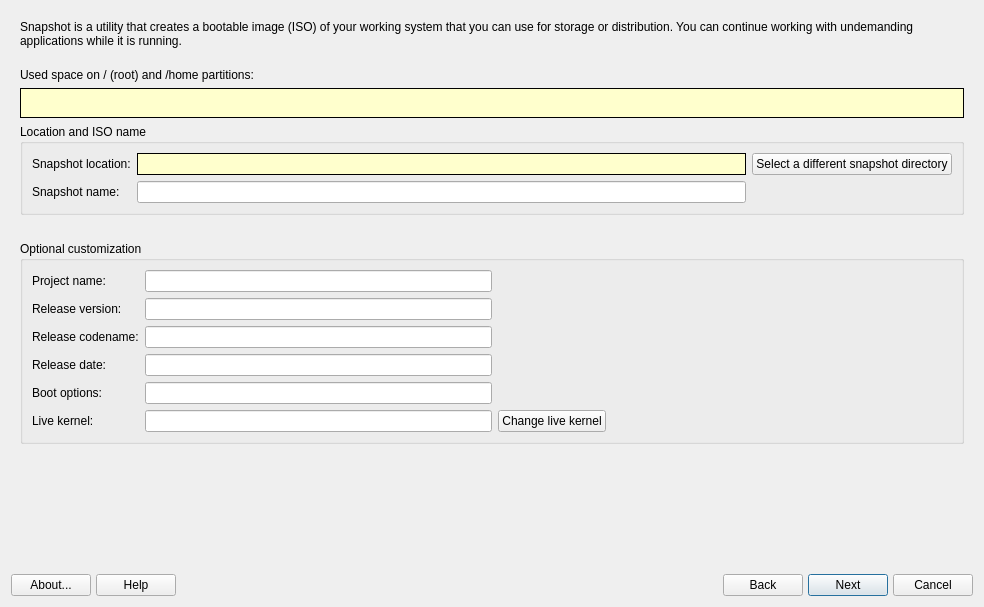
<?xml version="1.0" encoding="UTF-8"?>
<ui version="4.0">
 <class>MainWindow</class>
 <widget class="QDialog" name="MainWindow">
  <property name="geometry">
   <rect>
    <x>0</x>
    <y>0</y>
    <width>984</width>
    <height>607</height>
   </rect>
  </property>
  <property name="windowTitle">
   <string>MX Snapshot</string>
  </property>
  <layout class="QVBoxLayout" name="verticalLayout">
   <item>
    <widget class="QStackedWidget" name="stackedWidget">
     <property name="frameShadow">
      <enum>QFrame::Plain</enum>
     </property>
     <property name="currentIndex">
      <number>0</number>
     </property>
     <widget class="QWidget" name="selectionPage">
      <layout class="QGridLayout" name="gridLayout_2">
       <item row="14" column="0" colspan="2">
        <widget class="QGroupBox" name="groupBox">
         <property name="cursor">
          <cursorShape>ArrowCursor</cursorShape>
         </property>
         <property name="title">
          <string>Optional customization</string>
         </property>
         <property name="checkable">
          <bool>false</bool>
         </property>
         <layout class="QGridLayout" name="gridLayout_6">
          <item row="5" column="0">
           <widget class="QLabel" name="labelDate">
            <property name="text">
             <string>Release date:</string>
            </property>
           </widget>
          </item>
          <item row="4" column="0">
           <widget class="QLabel" name="labelCodeName">
            <property name="text">
             <string>Release codename:</string>
            </property>
           </widget>
          </item>
          <item row="7" column="0">
           <widget class="QLabel" name="labelKernel">
            <property name="text">
             <string>Live kernel:</string>
            </property>
           </widget>
          </item>
          <item row="7" column="1">
           <widget class="QLineEdit" name="textKernel">
            <property name="cursor">
             <cursorShape>ArrowCursor</cursorShape>
            </property>
            <property name="mouseTracking">
             <bool>false</bool>
            </property>
            <property name="focusPolicy">
             <enum>Qt::NoFocus</enum>
            </property>
            <property name="acceptDrops">
             <bool>false</bool>
            </property>
            <property name="autoFillBackground">
             <bool>false</bool>
            </property>
            <property name="text">
             <string notr="true"/>
            </property>
            <property name="frame">
             <bool>true</bool>
            </property>
            <property name="dragEnabled">
             <bool>false</bool>
            </property>
            <property name="readOnly">
             <bool>true</bool>
            </property>
            <property name="placeholderText">
             <string/>
            </property>
           </widget>
          </item>
          <item row="6" column="0">
           <widget class="QLabel" name="labelOptions">
            <property name="text">
             <string>Boot options:</string>
            </property>
           </widget>
          </item>
          <item row="5" column="1">
           <widget class="QLineEdit" name="textReleaseDate">
            <property name="text">
             <string notr="true"/>
            </property>
           </widget>
          </item>
          <item row="0" column="1">
           <widget class="QLineEdit" name="textProjectName">
            <property name="text">
             <string notr="true"/>
            </property>
           </widget>
          </item>
          <item row="4" column="1">
           <widget class="QLineEdit" name="textCodename">
            <property name="text">
             <string notr="true"/>
            </property>
           </widget>
          </item>
          <item row="6" column="1">
           <widget class="QLineEdit" name="textOptions">
            <property name="sizePolicy">
             <sizepolicy hsizetype="Expanding" vsizetype="Fixed">
              <horstretch>0</horstretch>
              <verstretch>0</verstretch>
             </sizepolicy>
            </property>
            <property name="text">
             <string notr="true"/>
            </property>
           </widget>
          </item>
          <item row="2" column="1">
           <widget class="QLineEdit" name="textDistroVersion">
            <property name="text">
             <string notr="true"/>
            </property>
           </widget>
          </item>
          <item row="2" column="0">
           <widget class="QLabel" name="labelDistro">
            <property name="text">
             <string>Release version:</string>
            </property>
           </widget>
          </item>
          <item row="7" column="3">
           <spacer name="horizontalSpacer_4">
            <property name="orientation">
             <enum>Qt::Horizontal</enum>
            </property>
            <property name="sizeHint" stdset="0">
             <size>
              <width>40</width>
              <height>20</height>
             </size>
            </property>
           </spacer>
          </item>
          <item row="7" column="2">
           <widget class="QPushButton" name="btnKernel">
            <property name="cursor">
             <cursorShape>PointingHandCursor</cursorShape>
            </property>
            <property name="text">
             <string>Change live kernel</string>
            </property>
           </widget>
          </item>
          <item row="0" column="0">
           <widget class="QLabel" name="labelProjectName">
            <property name="text">
             <string>Project name:</string>
            </property>
           </widget>
          </item>
         </layout>
        </widget>
       </item>
       <item row="15" column="0" colspan="2">
        <spacer name="verticalSpacer">
         <property name="orientation">
          <enum>Qt::Vertical</enum>
         </property>
         <property name="sizeHint" stdset="0">
          <size>
           <width>20</width>
           <height>0</height>
          </size>
         </property>
        </spacer>
       </item>
       <item row="0" column="0" colspan="2">
        <widget class="QLabel" name="labelIntro">
         <property name="sizePolicy">
          <sizepolicy hsizetype="Preferred" vsizetype="Preferred">
           <horstretch>0</horstretch>
           <verstretch>0</verstretch>
          </sizepolicy>
         </property>
         <property name="text">
          <string>&lt;html&gt;&lt;head/&gt;&lt;body&gt;&lt;p&gt;Snapshot is a utility that creates a bootable image (ISO) of your working system that you can use for storage or distribution. You can continue working with undemanding applications while it is running.&lt;br/&gt;&lt;/p&gt;&lt;/body&gt;&lt;/html&gt;</string>
         </property>
         <property name="wordWrap">
          <bool>true</bool>
         </property>
        </widget>
       </item>
       <item row="1" column="0" colspan="2">
        <widget class="QLabel" name="labelCurrentSpace">
         <property name="text">
          <string>Used space on / (root) and /home partitions:</string>
         </property>
         <property name="wordWrap">
          <bool>true</bool>
         </property>
        </widget>
       </item>
       <item row="3" column="0" colspan="2">
        <widget class="QGroupBox" name="groupBox_2">
         <property name="title">
          <string>Location and ISO name</string>
         </property>
         <layout class="QGridLayout" name="gridLayout_7">
          <item row="1" column="1">
           <widget class="QLineEdit" name="lineEditName"/>
          </item>
          <item row="0" column="1">
           <widget class="QLabel" name="labelSnapshotDir">
            <property name="styleSheet">
             <string notr="true">background-color: rgb(255, 255, 205);
border-color: rgb(0, 0, 0);
color: rgb(0, 0, 0);</string>
            </property>
            <property name="frameShape">
             <enum>QFrame::Box</enum>
            </property>
            <property name="text">
             <string/>
            </property>
            <property name="wordWrap">
             <bool>true</bool>
            </property>
           </widget>
          </item>
          <item row="0" column="0">
           <widget class="QLabel" name="labelLocation">
            <property name="text">
             <string>Snapshot location:</string>
            </property>
           </widget>
          </item>
          <item row="0" column="2">
           <widget class="QPushButton" name="btnSelectSnapshot">
            <property name="cursor">
             <cursorShape>PointingHandCursor</cursorShape>
            </property>
            <property name="text">
             <string>Select a different snapshot directory</string>
            </property>
            <property name="icon">
             <iconset theme="cursor-arrow">
              <normaloff>.</normaloff>.</iconset>
            </property>
           </widget>
          </item>
          <item row="1" column="0">
           <widget class="QLabel" name="labelIsoName">
            <property name="text">
             <string>Snapshot name:</string>
            </property>
           </widget>
          </item>
         </layout>
        </widget>
       </item>
       <item row="5" column="0" colspan="2">
        <widget class="QLabel" name="labelDiskSpaceHelp">
         <property name="text">
          <string/>
         </property>
         <property name="wordWrap">
          <bool>true</bool>
         </property>
        </widget>
       </item>
       <item row="2" column="0" colspan="2">
        <widget class="QFrame" name="frame_2">
         <property name="frameShape">
          <enum>QFrame::Box</enum>
         </property>
         <property name="frameShadow">
          <enum>QFrame::Plain</enum>
         </property>
         <layout class="QVBoxLayout" name="verticalLayout_4">
          <property name="spacing">
           <number>0</number>
          </property>
          <property name="leftMargin">
           <number>0</number>
          </property>
          <property name="topMargin">
           <number>0</number>
          </property>
          <property name="rightMargin">
           <number>0</number>
          </property>
          <property name="bottomMargin">
           <number>0</number>
          </property>
          <item>
           <widget class="QLabel" name="labelUsedSpace">
            <property name="sizePolicy">
             <sizepolicy hsizetype="Preferred" vsizetype="Preferred">
              <horstretch>0</horstretch>
              <verstretch>0</verstretch>
             </sizepolicy>
            </property>
            <property name="autoFillBackground">
             <bool>false</bool>
            </property>
            <property name="styleSheet">
             <string notr="true">background-color: rgb(255, 255, 205);
border-color: rgb(0, 0, 0);
color: rgb(0, 0, 0);</string>
            </property>
            <property name="frameShape">
             <enum>QFrame::NoFrame</enum>
            </property>
            <property name="text">
             <string/>
            </property>
            <property name="textFormat">
             <enum>Qt::PlainText</enum>
            </property>
            <property name="wordWrap">
             <bool>true</bool>
            </property>
           </widget>
          </item>
          <item>
           <widget class="QLabel" name="labelFreeSpace">
            <property name="styleSheet">
             <string notr="true">background-color: rgb(255, 255, 205);
border-color: rgb(0, 0, 0);
color: rgb(0, 0, 0);</string>
            </property>
            <property name="frameShape">
             <enum>QFrame::NoFrame</enum>
            </property>
            <property name="text">
             <string/>
            </property>
            <property name="textFormat">
             <enum>Qt::PlainText</enum>
            </property>
            <property name="wordWrap">
             <bool>true</bool>
            </property>
           </widget>
          </item>
         </layout>
        </widget>
       </item>
      </layout>
     </widget>
     <widget class="QWidget" name="settingsPage">
      <layout class="QGridLayout" name="gridLayout_4">
       <item row="0" column="0" colspan="4">
        <widget class="QLabel" name="labelTitleSummary">
         <property name="text">
          <string notr="true">TextLabel</string>
         </property>
         <property name="wordWrap">
          <bool>true</bool>
         </property>
        </widget>
       </item>
       <item row="11" column="0" colspan="4">
        <widget class="Line" name="line">
         <property name="orientation">
          <enum>Qt::Horizontal</enum>
         </property>
        </widget>
       </item>
       <item row="4" column="0" colspan="4">
        <widget class="QLabel" name="labelExclude">
         <property name="text">
          <string>You can also exclude certain directories by ticking the common choices below, or by clicking on the button to directly edit /etc/mx-snapshot-exclude.list.</string>
         </property>
         <property name="wordWrap">
          <bool>true</bool>
         </property>
        </widget>
       </item>
       <item row="7" column="0" colspan="4">
        <widget class="Line" name="line_5">
         <property name="orientation">
          <enum>Qt::Horizontal</enum>
         </property>
        </widget>
       </item>
       <item row="3" column="0" colspan="4">
        <widget class="Line" name="line_2">
         <property name="orientation">
          <enum>Qt::Horizontal</enum>
         </property>
        </widget>
       </item>
       <item row="1" column="0" colspan="4">
        <widget class="QLabel" name="labelSummary">
         <property name="styleSheet">
          <string notr="true">background-color: rgb(255, 255, 205);
border-color: rgb(0, 0, 0);
color: rgb(0, 0, 0);</string>
         </property>
         <property name="frameShape">
          <enum>QFrame::Box</enum>
         </property>
         <property name="text">
          <string notr="true">TextLabel</string>
         </property>
         <property name="wordWrap">
          <bool>true</bool>
         </property>
        </widget>
       </item>
       <item row="5" column="0" colspan="4">
        <widget class="QFrame" name="frame">
         <property name="frameShape">
          <enum>QFrame::StyledPanel</enum>
         </property>
         <property name="frameShadow">
          <enum>QFrame::Sunken</enum>
         </property>
         <property name="lineWidth">
          <number>0</number>
         </property>
         <property name="midLineWidth">
          <number>1</number>
         </property>
         <layout class="QGridLayout" name="gridLayout">
          <item row="2" column="0">
           <widget class="QCheckBox" name="excludeNetworks">
            <property name="cursor">
             <cursorShape>PointingHandCursor</cursorShape>
            </property>
            <property name="statusTip">
             <string>exclude network configurations</string>
            </property>
            <property name="text">
             <string>Networks</string>
            </property>
           </widget>
          </item>
          <item row="3" column="0">
           <widget class="QCheckBox" name="excludeAll">
            <property name="cursor">
             <cursorShape>PointingHandCursor</cursorShape>
            </property>
            <property name="text">
             <string>All of the above</string>
            </property>
           </widget>
          </item>
          <item row="1" column="1">
           <widget class="QCheckBox" name="excludePictures">
            <property name="cursor">
             <cursorShape>PointingHandCursor</cursorShape>
            </property>
            <property name="text">
             <string>Pictures</string>
            </property>
           </widget>
          </item>
          <item row="2" column="1">
           <widget class="QCheckBox" name="excludeSteam">
            <property name="cursor">
             <cursorShape>PointingHandCursor</cursorShape>
            </property>
            <property name="text">
             <string notr="true">Steam</string>
            </property>
            <property name="checked">
             <bool>false</bool>
            </property>
           </widget>
          </item>
          <item row="0" column="2">
           <widget class="QCheckBox" name="excludeDesktop">
            <property name="cursor">
             <cursorShape>PointingHandCursor</cursorShape>
            </property>
            <property name="text">
             <string>Desktop</string>
            </property>
           </widget>
          </item>
          <item row="2" column="2">
           <widget class="QCheckBox" name="excludeVirtualBox">
            <property name="cursor">
             <cursorShape>PointingHandCursor</cursorShape>
            </property>
            <property name="text">
             <string notr="true">VirtualBox</string>
            </property>
            <property name="checked">
             <bool>false</bool>
            </property>
           </widget>
          </item>
          <item row="1" column="0">
           <widget class="QCheckBox" name="excludeMusic">
            <property name="cursor">
             <cursorShape>PointingHandCursor</cursorShape>
            </property>
            <property name="text">
             <string>Music</string>
            </property>
           </widget>
          </item>
          <item row="0" column="1">
           <widget class="QCheckBox" name="excludeDownloads">
            <property name="cursor">
             <cursorShape>PointingHandCursor</cursorShape>
            </property>
            <property name="text">
             <string>Downloads</string>
            </property>
           </widget>
          </item>
          <item row="1" column="2">
           <widget class="QCheckBox" name="excludeVideos">
            <property name="cursor">
             <cursorShape>PointingHandCursor</cursorShape>
            </property>
            <property name="text">
             <string>Videos</string>
            </property>
           </widget>
          </item>
          <item row="0" column="0">
           <widget class="QCheckBox" name="excludeDocuments">
            <property name="cursor">
             <cursorShape>PointingHandCursor</cursorShape>
            </property>
            <property name="text">
             <string>Documents</string>
            </property>
           </widget>
          </item>
         </layout>
        </widget>
       </item>
       <item row="2" column="0">
        <spacer name="verticalSpacer_3">
         <property name="orientation">
          <enum>Qt::Vertical</enum>
         </property>
         <property name="sizeType">
          <enum>QSizePolicy::Fixed</enum>
         </property>
         <property name="sizeHint" stdset="0">
          <size>
           <width>20</width>
           <height>10</height>
          </size>
         </property>
        </spacer>
       </item>
       <item row="13" column="0" colspan="4">
        <widget class="QFrame" name="frame_3">
         <property name="frameShape">
          <enum>QFrame::StyledPanel</enum>
         </property>
         <property name="frameShadow">
          <enum>QFrame::Plain</enum>
         </property>
         <property name="lineWidth">
          <number>0</number>
         </property>
         <layout class="QGridLayout" name="gridLayout_3" rowstretch="0,0,0,0,0">
          <item row="2" column="1">
           <widget class="QLabel" name="label">
            <property name="text">
             <string>Type of snapshot:</string>
            </property>
           </widget>
          </item>
          <item row="3" column="1">
           <widget class="QRadioButton" name="radioPersonal">
            <property name="cursor">
             <cursorShape>PointingHandCursor</cursorShape>
            </property>
            <property name="text">
             <string>Preserving accounts (for personal backup)</string>
            </property>
            <property name="checked">
             <bool>true</bool>
            </property>
           </widget>
          </item>
          <item row="4" column="1">
           <widget class="QRadioButton" name="radioRespin">
            <property name="cursor">
             <cursorShape>PointingHandCursor</cursorShape>
            </property>
            <property name="toolTip">
             <string>&lt;html&gt;&lt;head/&gt;&lt;body&gt;&lt;p&gt;This option will reset &amp;quot;demo&amp;quot; and &amp;quot;root&amp;quot; passwords to the MX Linux defaults and will not copy any personal accounts created.&lt;/p&gt;&lt;/body&gt;&lt;/html&gt;</string>
            </property>
            <property name="text">
             <string>Resetting accounts (for distribution to others)</string>
            </property>
           </widget>
          </item>
          <item row="3" column="2">
           <spacer name="horizontalSpacer">
            <property name="orientation">
             <enum>Qt::Horizontal</enum>
            </property>
            <property name="sizeHint" stdset="0">
             <size>
              <width>40</width>
              <height>20</height>
             </size>
            </property>
           </spacer>
          </item>
         </layout>
        </widget>
       </item>
       <item row="6" column="0">
        <widget class="QPushButton" name="btnEditExclude">
         <property name="sizePolicy">
          <sizepolicy hsizetype="Maximum" vsizetype="Fixed">
           <horstretch>0</horstretch>
           <verstretch>0</verstretch>
          </sizepolicy>
         </property>
         <property name="cursor">
          <cursorShape>PointingHandCursor</cursorShape>
         </property>
         <property name="text">
          <string>Edit Exclusion File</string>
         </property>
         <property name="icon">
          <iconset theme="edit">
           <normaloff>.</normaloff>.</iconset>
         </property>
        </widget>
       </item>
       <item row="14" column="0" colspan="4">
        <spacer name="verticalSpacer_2">
         <property name="orientation">
          <enum>Qt::Vertical</enum>
         </property>
         <property name="sizeHint" stdset="0">
          <size>
           <width>20</width>
           <height>0</height>
          </size>
         </property>
        </spacer>
       </item>
       <item row="8" column="0" colspan="4">
        <widget class="QFrame" name="frame_4">
         <property name="frameShape">
          <enum>QFrame::StyledPanel</enum>
         </property>
         <property name="frameShadow">
          <enum>QFrame::Plain</enum>
         </property>
         <property name="lineWidth">
          <number>0</number>
         </property>
         <layout class="QGridLayout" name="gridLayout_5">
          <item row="1" column="1" colspan="3">
           <widget class="QComboBox" name="cbCompression">
            <property name="cursor">
             <cursorShape>PointingHandCursor</cursorShape>
            </property>
           </widget>
          </item>
          <item row="3" column="3">
           <widget class="QCheckBox" name="checkSha512">
            <property name="cursor">
             <cursorShape>PointingHandCursor</cursorShape>
            </property>
            <property name="text">
             <string>sha512</string>
            </property>
           </widget>
          </item>
          <item row="1" column="6">
           <widget class="QSpinBox" name="spinCPU">
            <property name="minimumSize">
             <size>
              <width>60</width>
              <height>0</height>
             </size>
            </property>
            <property name="minimum">
             <number>1</number>
            </property>
            <property name="maximum">
             <number>999</number>
            </property>
           </widget>
          </item>
          <item row="3" column="5">
           <widget class="QLabel" name="labelThrottle">
            <property name="toolTip">
             <string>Throttle the I/O input rate by the given percentage.</string>
            </property>
            <property name="lineWidth">
             <number>1</number>
            </property>
            <property name="text">
             <string>I/O throttle:</string>
            </property>
           </widget>
          </item>
          <item row="3" column="0">
           <widget class="QLabel" name="labelChecksums">
            <property name="text">
             <string>Calculate checksums:</string>
            </property>
           </widget>
          </item>
          <item row="1" column="0">
           <widget class="QLabel" name="labelCompression">
            <property name="text">
             <string>ISO compression scheme:</string>
            </property>
           </widget>
          </item>
          <item row="1" column="5">
           <widget class="QLabel" name="labelCPUs">
            <property name="text">
             <string>Number of CPU cores to use:</string>
            </property>
           </widget>
          </item>
          <item row="3" column="1">
           <widget class="QCheckBox" name="checkMd5">
            <property name="cursor">
             <cursorShape>PointingHandCursor</cursorShape>
            </property>
            <property name="text">
             <string>md5</string>
            </property>
           </widget>
          </item>
          <item row="3" column="6">
           <widget class="QSpinBox" name="spinThrottle"/>
          </item>
          <item row="0" column="0">
           <widget class="QLabel" name="labelOptions_2">
            <property name="text">
             <string>Options:</string>
            </property>
           </widget>
          </item>
          <item row="1" column="4">
           <spacer name="horizontalSpacer_2">
            <property name="orientation">
             <enum>Qt::Horizontal</enum>
            </property>
            <property name="sizeType">
             <enum>QSizePolicy::Minimum</enum>
            </property>
            <property name="sizeHint" stdset="0">
             <size>
              <width>30</width>
              <height>20</height>
             </size>
            </property>
           </spacer>
          </item>
          <item row="1" column="7">
           <spacer name="horizontalSpacer_3">
            <property name="orientation">
             <enum>Qt::Horizontal</enum>
            </property>
            <property name="sizeHint" stdset="0">
             <size>
              <width>40</width>
              <height>20</height>
             </size>
            </property>
           </spacer>
          </item>
         </layout>
        </widget>
       </item>
      </layout>
     </widget>
     <widget class="QWidget" name="outputPage">
      <layout class="QVBoxLayout" name="verticalLayout_2">
       <item>
        <widget class="QTextEdit" name="outputBox">
         <property name="undoRedoEnabled">
          <bool>false</bool>
         </property>
         <property name="lineWrapMode">
          <enum>QTextEdit::NoWrap</enum>
         </property>
         <property name="readOnly">
          <bool>true</bool>
         </property>
         <property name="html">
          <string notr="true">&lt;!DOCTYPE HTML PUBLIC &quot;-//W3C//DTD HTML 4.0//EN&quot; &quot;http://www.w3.org/TR/REC-html40/strict.dtd&quot;&gt;
&lt;html&gt;&lt;head&gt;&lt;meta name=&quot;qrichtext&quot; content=&quot;1&quot; /&gt;&lt;style type=&quot;text/css&quot;&gt;
p, li { white-space: pre-wrap; }
&lt;/style&gt;&lt;/head&gt;&lt;body style=&quot; font-family:'Noto Sans'; font-size:10.5pt; font-weight:400; font-style:normal;&quot;&gt;
&lt;p style=&quot;-qt-paragraph-type:empty; margin-top:0px; margin-bottom:0px; margin-left:0px; margin-right:0px; -qt-block-indent:0; text-indent:0px;&quot;&gt;&lt;br /&gt;&lt;/p&gt;&lt;/body&gt;&lt;/html&gt;</string>
         </property>
         <property name="overwriteMode">
          <bool>true</bool>
         </property>
         <property name="acceptRichText">
          <bool>false</bool>
         </property>
         <property name="textInteractionFlags">
          <set>Qt::TextSelectableByMouse</set>
         </property>
         <property name="placeholderText">
          <string notr="true"/>
         </property>
        </widget>
       </item>
       <item>
        <widget class="QLabel" name="outputLabel">
         <property name="text">
          <string/>
         </property>
         <property name="wordWrap">
          <bool>true</bool>
         </property>
        </widget>
       </item>
       <item>
        <widget class="QProgressBar" name="progressBar">
         <property name="maximum">
          <number>100</number>
         </property>
         <property name="value">
          <number>0</number>
         </property>
         <property name="textVisible">
          <bool>false</bool>
         </property>
        </widget>
       </item>
      </layout>
     </widget>
    </widget>
   </item>
   <item>
    <layout class="QGridLayout" name="buttonBar" columnstretch="0,0,0,0,0,0,0,0,0,0,0,0,0">
     <property name="sizeConstraint">
      <enum>QLayout::SetDefaultConstraint</enum>
     </property>
     <property name="leftMargin">
      <number>0</number>
     </property>
     <property name="topMargin">
      <number>0</number>
     </property>
     <property name="rightMargin">
      <number>0</number>
     </property>
     <property name="bottomMargin">
      <number>0</number>
     </property>
     <property name="spacing">
      <number>5</number>
     </property>
     <item row="0" column="10">
      <widget class="QPushButton" name="btnNext">
       <property name="sizePolicy">
        <sizepolicy hsizetype="Minimum" vsizetype="Preferred">
         <horstretch>0</horstretch>
         <verstretch>0</verstretch>
        </sizepolicy>
       </property>
       <property name="cursor">
        <cursorShape>PointingHandCursor</cursorShape>
       </property>
       <property name="text">
        <string>Next</string>
       </property>
       <property name="icon">
        <iconset theme="go-next">
         <normaloff>.</normaloff>.</iconset>
       </property>
       <property name="shortcut">
        <string/>
       </property>
       <property name="autoDefault">
        <bool>true</bool>
       </property>
       <property name="default">
        <bool>true</bool>
       </property>
      </widget>
     </item>
     <item row="0" column="5">
      <spacer name="horizontalSpacer1">
       <property name="orientation">
        <enum>Qt::Horizontal</enum>
       </property>
       <property name="sizeType">
        <enum>QSizePolicy::Expanding</enum>
       </property>
       <property name="sizeHint" stdset="0">
        <size>
         <width>100</width>
         <height>20</height>
        </size>
       </property>
      </spacer>
     </item>
     <item row="0" column="3">
      <widget class="QPushButton" name="btnHelp">
       <property name="sizePolicy">
        <sizepolicy hsizetype="Minimum" vsizetype="Preferred">
         <horstretch>0</horstretch>
         <verstretch>0</verstretch>
        </sizepolicy>
       </property>
       <property name="cursor">
        <cursorShape>PointingHandCursor</cursorShape>
       </property>
       <property name="toolTip">
        <string>Display help </string>
       </property>
       <property name="text">
        <string>Help</string>
       </property>
       <property name="icon">
        <iconset theme="help-contents">
         <normaloff>.</normaloff>.</iconset>
       </property>
       <property name="shortcut">
        <string>Alt+H</string>
       </property>
      </widget>
     </item>
     <item row="0" column="1">
      <widget class="QPushButton" name="btnAbout">
       <property name="sizePolicy">
        <sizepolicy hsizetype="Minimum" vsizetype="Preferred">
         <horstretch>0</horstretch>
         <verstretch>0</verstretch>
        </sizepolicy>
       </property>
       <property name="cursor">
        <cursorShape>PointingHandCursor</cursorShape>
       </property>
       <property name="toolTip">
        <string>About this application</string>
       </property>
       <property name="text">
        <string>About...</string>
       </property>
       <property name="icon">
        <iconset theme="help-about">
         <normaloff>.</normaloff>.</iconset>
       </property>
       <property name="shortcut">
        <string>Alt+B</string>
       </property>
       <property name="autoDefault">
        <bool>true</bool>
       </property>
      </widget>
     </item>
     <item row="0" column="9">
      <widget class="QPushButton" name="btnBack">
       <property name="sizePolicy">
        <sizepolicy hsizetype="Minimum" vsizetype="Preferred">
         <horstretch>0</horstretch>
         <verstretch>0</verstretch>
        </sizepolicy>
       </property>
       <property name="cursor">
        <cursorShape>PointingHandCursor</cursorShape>
       </property>
       <property name="text">
        <string>Back</string>
       </property>
       <property name="icon">
        <iconset theme="go-previous">
         <normaloff>.</normaloff>.</iconset>
       </property>
      </widget>
     </item>
     <item row="0" column="12">
      <widget class="QPushButton" name="btnCancel">
       <property name="sizePolicy">
        <sizepolicy hsizetype="Minimum" vsizetype="Preferred">
         <horstretch>0</horstretch>
         <verstretch>0</verstretch>
        </sizepolicy>
       </property>
       <property name="cursor">
        <cursorShape>PointingHandCursor</cursorShape>
       </property>
       <property name="toolTip">
        <string>Quit application</string>
       </property>
       <property name="text">
        <string>Cancel</string>
       </property>
       <property name="icon">
        <iconset theme="window-close">
         <normaloff>.</normaloff>.</iconset>
       </property>
       <property name="shortcut">
        <string>Alt+N</string>
       </property>
       <property name="autoDefault">
        <bool>true</bool>
       </property>
      </widget>
     </item>
     <item row="0" column="4">
      <widget class="QLabel" name="labelMX">
       <property name="maximumSize">
        <size>
         <width>32</width>
         <height>32</height>
        </size>
       </property>
       <property name="midLineWidth">
        <number>0</number>
       </property>
       <property name="text">
        <string/>
       </property>
       <property name="pixmap">
        <pixmap resource="images.qrc">:/icons/chimbalix-snapshot.png</pixmap>
       </property>
       <property name="scaledContents">
        <bool>true</bool>
       </property>
      </widget>
     </item>
    </layout>
   </item>
  </layout>
 </widget>
 <tabstops>
  <tabstop>btnSelectSnapshot</tabstop>
  <tabstop>lineEditName</tabstop>
  <tabstop>textProjectName</tabstop>
  <tabstop>textDistroVersion</tabstop>
  <tabstop>textCodename</tabstop>
  <tabstop>textReleaseDate</tabstop>
  <tabstop>textOptions</tabstop>
  <tabstop>textKernel</tabstop>
  <tabstop>btnKernel</tabstop>
  <tabstop>btnAbout</tabstop>
  <tabstop>btnHelp</tabstop>
  <tabstop>btnBack</tabstop>
  <tabstop>btnNext</tabstop>
  <tabstop>btnCancel</tabstop>
  <tabstop>excludeDocuments</tabstop>
  <tabstop>excludeMusic</tabstop>
  <tabstop>excludeNetworks</tabstop>
  <tabstop>excludeAll</tabstop>
  <tabstop>excludeDownloads</tabstop>
  <tabstop>excludePictures</tabstop>
  <tabstop>excludeSteam</tabstop>
  <tabstop>excludeDesktop</tabstop>
  <tabstop>excludeVideos</tabstop>
  <tabstop>excludeVirtualBox</tabstop>
  <tabstop>btnEditExclude</tabstop>
  <tabstop>cbCompression</tabstop>
  <tabstop>checkMd5</tabstop>
  <tabstop>radioPersonal</tabstop>
  <tabstop>radioRespin</tabstop>
  <tabstop>outputBox</tabstop>
 </tabstops>
 <resources>
  <include location="images.qrc"/>
 </resources>
 <connections/>
</ui>
